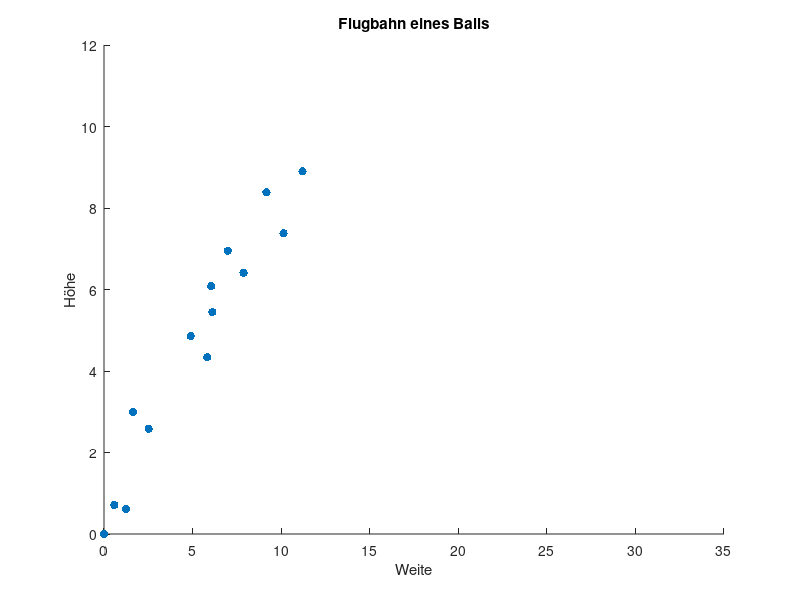

Write MATLAB code to recreate this figure. (Note: this script raises an error after producing the figure.)
%% Wurfbahn eines Balles
load("BallwurfDaten.mat");
scatter(xmess, ymess, 'filled', 'Displayname', 'Messpunkte');
axis([0, 35, 0, 12]);
xlabel("Weite"), ylabel("Höhe"); 
title("Flugbahn eines Balls");
legend("Location", "NW");




%% die vollstaendige Flugbahn
hold on;
plot(z1, z2, 'Displayname', 'Flugbahn', 'LineWidth', 2);
hold off; 
